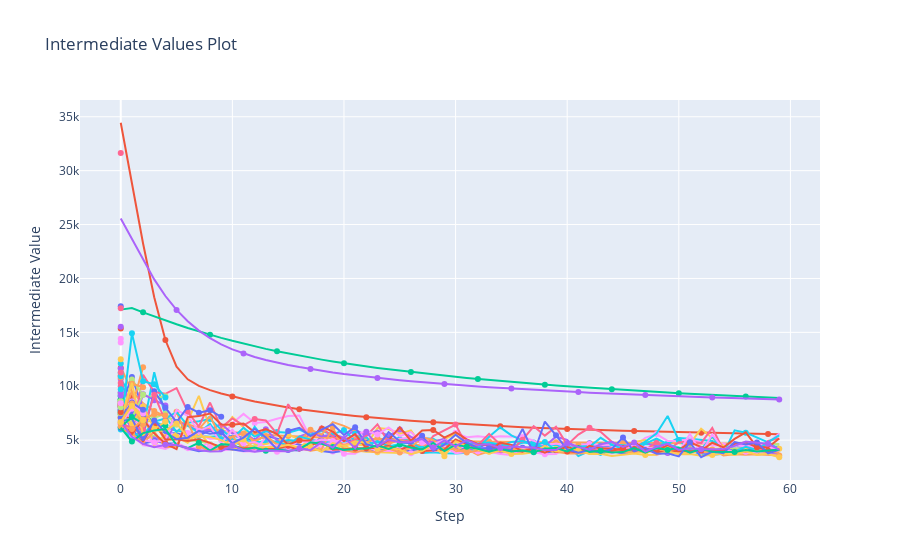
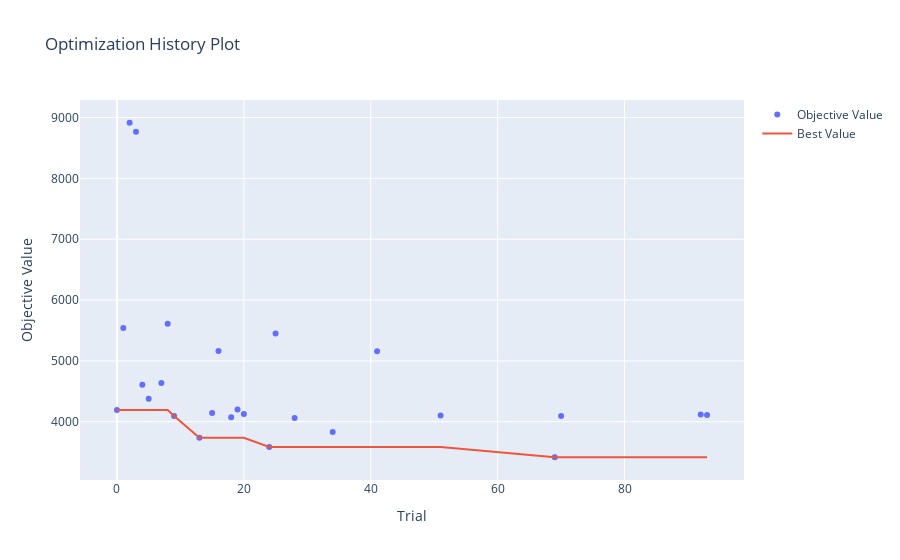
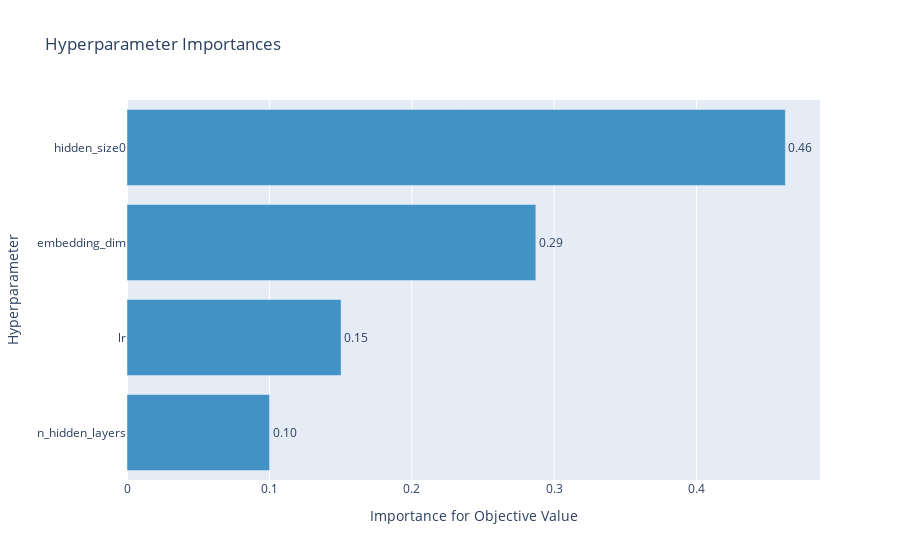
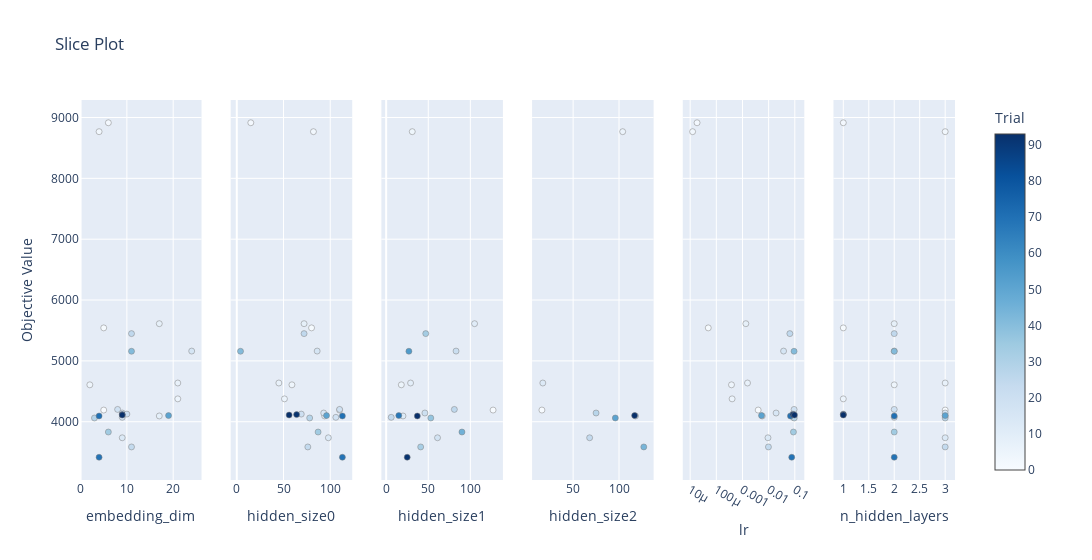

The notebook cell these images were saved under, in order:
### Code cell
optuna.visualization.plot_intermediate_values(study).show()
optuna.visualization.plot_optimization_history(study).show()
optuna.visualization.plot_param_importances(study).show()
optuna.visualization.plot_slice(study).show()
optuna.visualization.plot_parallel_coordinate(study).show()
